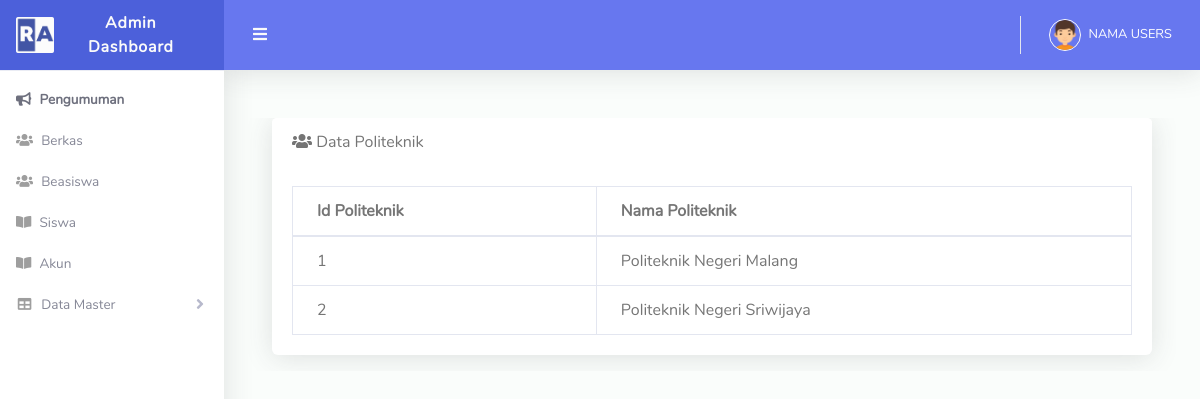
Screenshot of /index.php/politeknik with the database file from the repository.
### tables this page shows
CREATE TABLE `politeknik` (
  `id_politeknik` int(11) NOT NULL,
  `nama_politeknik` varchar(40) NOT NULL
);

### application/controllers/Politeknik.php (called while the page is built, shortened)
<?php
    class Politeknik extends CI_Controller {
        public function __construct()
        {
            $this->load->model('M_politeknik');
            $this->load->library('form_validation');
            $this->load->library('session');
        }
        public function index()
        {
            $data['title'] = "Data Politeknik";
            $data['data'] = $this->M_politeknik->getDataPoliteknik();
            $this->load->view('template/header');
            $this->load->view('admin/politeknik', $data);
            $this->load->view('template/footer');
        }
    }

### index.php (called while the page is built, shortened)
<?php
require_once BASEPATH.'core/CodeIgniter.php';

### application/models/M_politeknik.php (called while the page is built, shortened)
<?php
class M_Politeknik extends CI_Model {
    function getDataPoliteknik() {
        $this->db->select('*');
        $this->db->from('politeknik');
        $query = $this->db->get();
        return $query->result_array();
    }
}

### application/views/admin/politeknik.php (the view, shortened to what this page needs)
<link rel="stylesheet" href="http://cdn.datatables.net/1.10.20/css/jquery.dataTables.min.css">
<div id="content-wrapper">
      <div class="container-fluid">
        <div class="card mb-3">
          <div class="card-header">
            <i class="fas fa-users"></i>
            Data Politeknik</div>
          <div class="card-body">
            <div class="table-responsive">
              <table class="table table-bordered" id="dataTable" width="100%" cellspacing="0">
                <thead>
                  <tr>
                    <th>Id Politeknik</th>
                    <th>Nama Politeknik</th>
                  </tr>
                </thead>
                <tbody>
                 <?php
                    foreach($data as $rowData){?>
                      <tr>
                        <td><?= $rowData['id_politeknik']?></td>
                        <td><?= $rowData['nama_politeknik']?></td>
                      </tr>
                      <?php } ?>
                </tbody>
              </table>
            </div>
          </div>
        </div>
      </div>

### rows the page displays
politeknik: id_politeknik "1", nama_politeknik "Politeknik Negeri Malang"
politeknik: id_politeknik "2", nama_politeknik "Politeknik Negeri Sriwijaya"
